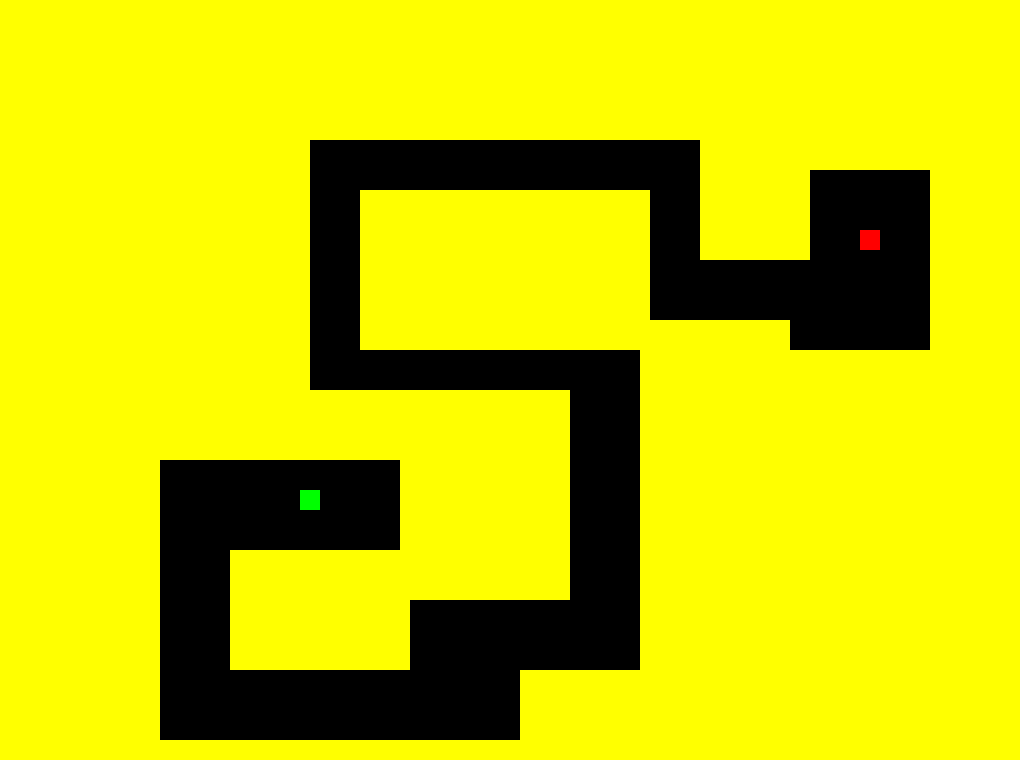

This is a level from a 2D game, rendered from its Tiled map with the project's own tilesets. A one-line summary and the map file follow, with tile-layer data summarised:
An orthogonal 102x76 tile map with 10x10 px tiles, 1 tile layer (Tile Layer 1) and 44 objects (start, end).

<map version="1.0" orientation="orthogonal" renderorder="right-down" width="102" height="76" tilewidth="10" tileheight="10">
 <tileset firstgid="1" name="devtiles" tilewidth="10" tileheight="10">
  <image source="../art/devtiles.png" width="100" height="100" />
 </tileset>
 <layer name="Tile Layer 1" width="102" height="76">
  <data>[7752 cells, 7752 non-empty, 4 distinct tile ids]</data>
 </layer>
 <objectgroup name="poi">
  <object name="Start" type="start" x="300" y="490" width="20" height="20" />
  <object name="End" type="end" x="860" y="230" width="20" height="20" />
 </objectgroup>
 <objectgroup name="Walls">
  <object x="160" y="460">
   <polyline points="0,0 240,0" />
  </object>
  <object x="230" y="550">
   <polyline points="0,0 170,0" />
  </object>
  <object x="230" y="670">
   <polyline points="0,0 180,0" />
  </object>
  <object x="160" y="460">
   <polyline points="0,0 0,280" />
  </object>
  <object x="400" y="460">
   <polyline points="0,0 0,90" />
  </object>
  <object x="230" y="550">
   <polyline points="0,0 0,120" />
  </object>
  <object x="410" y="600">
   <polyline points="0,0 0,70" />
  </object>
  <object x="160" y="740">
   <polyline points="0,0 360,0" />
  </object>
  <object x="520" y="670">
   <polyline points="0,0 0,70" />
  </object>
  <object x="410" y="600">
   <polyline points="0,0 160,0" />
  </object>
  <object x="520" y="670">
   <polyline points="0,0 120,0" />
  </object>
  <object x="570" y="390">
   <polyline points="0,0 0,210" />
  </object>
  <object x="640" y="350">
   <polyline points="0,0 0,320" />
  </object>
  <object x="310" y="390">
   <polyline points="0,0 260,0" />
  </object>
  <object x="360" y="350">
   <polyline points="0,0 280,0" />
  </object>
  <object x="310" y="140">
   <polyline points="0,0 0,250" />
  </object>
  <object x="360" y="190">
   <polyline points="0,0 0,160" />
  </object>
  <object x="310" y="140">
   <polyline points="0,0 390,0" />
  </object>
  <object x="360" y="190">
   <polyline points="0,0 290,0" />
  </object>
  <object x="650" y="190">
   <polyline points="0,0 0,130" />
  </object>
  <object x="700" y="140">
   <polyline points="0,0 0,120" />
  </object>
  <object x="650" y="320">
   <polyline points="0,0 140,0" />
  </object>
  <object x="700" y="260">
   <polyline points="0,0 110,0" />
  </object>
  <object x="810" y="170">
   <polyline points="0,0 0,90" />
  </object>
  <object x="790" y="320">
   <polyline points="0,0 0,30" />
  </object>
  <object x="790" y="350">
   <polyline points="0,0 140,0" />
  </object>
  <object x="810" y="170">
   <polyline points="0,0 120,0" />
  </object>
  <object x="930" y="170">
   <polyline points="0,0 0,180" />
  </object>
 </objectgroup>
 <objectgroup name="DeadZones">
  <object x="0" y="0" width="1020" height="140" />
  <object x="700" y="140" width="110" height="120" />
  <object x="810" y="140" width="210" height="30" />
  <object x="930" y="170" width="90" height="180" />
  <object x="360" y="190" width="290" height="160" />
  <object x="650" y="320" width="140" height="30" />
  <object x="640" y="350" width="380" height="410" />
  <object x="520" y="670" width="120" height="90" />
  <object x="0" y="140" width="310" height="320" />
  <object x="310" y="390" width="260" height="70" />
  <object x="400" y="460" width="170" height="140" />
  <object x="230" y="550" width="180" height="120" />
  <object x="0" y="460" width="160" height="300" />
  <object x="160" y="740" width="360" height="20" />
 </objectgroup>
</map>
